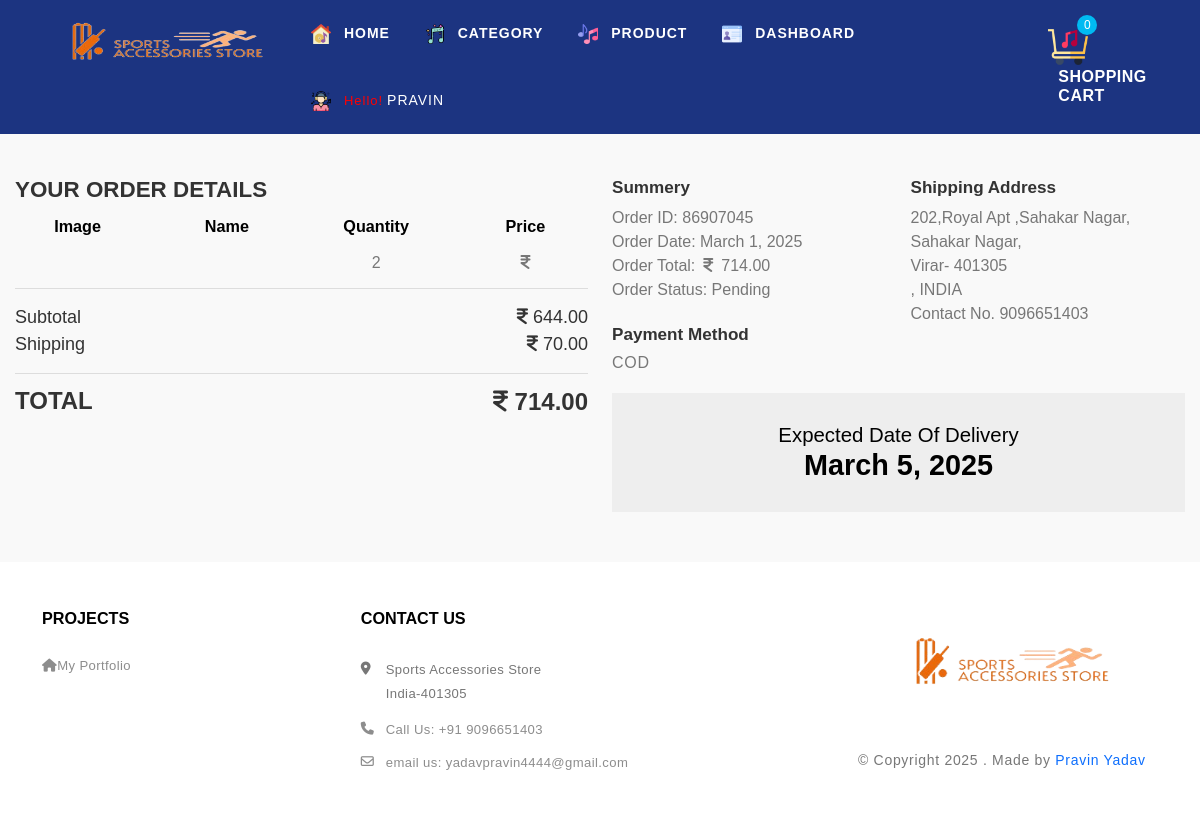
The app's page /user/order/8/0 (signed in) with its own data.
### User/models.py (models this page shows, shortened)
class Sub_bayModel(models.Model):
    order_id = models.ForeignKey(buyModel, on_delete=models.CASCADE)
    product_id = models.ForeignKey(productModel, on_delete=models.CASCADE, null=True)
    quantity = models.IntegerField(null=True)
    total = models.IntegerField(null=True)

class buyModel(models.Model):
    ORDER_STATUS_CHOICES = [
        ('pending', 'Pending'),
        ('shipped', 'Shipped'),
        ('out for delivery', 'Out for Delivery'),
        ('delivered', 'Delivered'),
    ]
    user_id = models.ForeignKey(A_User, on_delete=models.CASCADE, null=True)
    address_id = models.ForeignKey(addressModel, on_delete=models.CASCADE, null=True)
    payment_mode = models.CharField(max_length=50, null=True)
    order_date = models.DateField(blank=True, null=True)
    shipping_charge = models.IntegerField(null=True)
    total_quantity = models.IntegerField(null=True)
    total_amount = models.IntegerField(null=True)
    order_status = models.CharField(
        max_length=20,
        choices=ORDER_STATUS_CHOICES,
        default='pending',
        blank=True,
        null=True
    )
    transaction_id = models.CharField(max_length=30, blank=True, null=True)
    order_idd = models.IntegerField(null=True)

class addressModel(models.Model):
    phone_number = models.BigIntegerField(null=True)
    first_name = models.CharField(max_length=30, null=True)
    last_name = models.CharField(max_length=30, null=True)
    locality = models.TextField(null=True)
    user_id = models.ForeignKey(A_User, on_delete=models.CASCADE)
    street_address = models.TextField(null=True)
    state = models.ForeignKey(stateModel, on_delete=models.CASCADE, null=True, blank=True)
    city = models.CharField(max_length=30, null=True)
    country = models.CharField(max_length=30, null=True)
    pincode = models.IntegerField(null=True)

### User/views.py (the view)
# urls.py: path('order/<int:hid>/<int:sid>', myorder1),
def myorder1(request, hid, sid):
    if 'userid' in request.session:
        try:
            user2 = request.session.get('userid')
            count = cart_count(user2)
            user_obj2 = A_User.objects.get(id=user2)
            alldata = add_to_cart.objects.filter(user=user_obj2)
            total_price = cartdetail(alldata, user2)
            pro_list = Sub_bayModel.objects.filter(order_id=hid, order_id__user_id=user_obj2)
            order = buyModel.objects.get(id=hid, user_id=user_obj2)
            cart_product = [p for p in buyModel.objects.filter(id=hid, user_id=user_obj2)]
            order_date = date.today() + timedelta(days=4)
            ttotal_amount = []
            shipping_charge = 70
            for p in cart_product:
                total_amountt = p.total_amount
                ttotal_amount.append(total_amountt)
            subtotal = ttotal_amount[0] - shipping_charge
            data = {'cartt': alldata, 'total_price': total_price, 'cart_val': count, 'hid': hid, 'sid': sid,
                    'order_list': pro_list, 'order': order, 'subtotal': subtotal, 'order_date': order_date}
            return render(request, 'user/order-success.html', data)
        except:
            return redirect('/user/myorder/')
    else:
        messages.success(request, 'First You Need to Login')
        return redirect('/user/accounts/login/')

### User/views.py (called while the page is built)
def cart_count(user):
    user_obj2 = A_User.objects.get(id=user)
    alldata = add_to_cart.objects.filter(user=user_obj2)
    soo = alldata.count()
    return soo

def cartdetail(alldata, user2):
    if alldata.exists():
        cart_product = [p for p in add_to_cart.objects.all()
                        if p.user.id == user2]
        total_amount = []
        total_quantity = []
        if cart_product:
            for p in cart_product:
                temp_quantity = p.quantity
                total_quantity.append(temp_quantity)
                tempamount = (p.quantity * p.product_id.pro_price)
                total_amount.append(tempamount)
            summ = 0
            total_quan = 0
            for i in range(0, len(total_amount)):
                summ = summ + total_amount[i]
            for i in range(0, len(total_quantity)):
                total_quan = total_quan + total_quantity[i]
        shipping_charge = 70
        total_price = summ + shipping_charge
        return total_price, summ

### templates/user/order-success.html (shortened to what this page needs)
{% extends 'user/index.html' %}
{% load static %}
{% block content %}
<section class="section-big-py-space mt--5 b-g-light">
    <div class="custom-container">
        <div class="row">
            <div class="col-lg-6">
                <div class="product-order">
                    <h3>your order details</h3>
                    <div class="row mt-3" style="color: black; font-weight: bold; text-align: center;" >
                        <div class="col-3">
                            <h4>Image</h4>
                        </div>
                        <div class="col-3">
                            <h4>Name</h4>
                        </div>
                        <div class="col-3">
                            <h4>Quantity</h4>
                        </div>
                        <div class="col-3">
                            <h4>Price</h4>
                        </div>
                    </div>
                    {% for i in order_list %}
                        <div class="row product-order-detail text-center">
                            <div class="col-3">
                            </div>
                            <div class="col-3 oorder_detail">
                                    <h5>{{i.quantity}}</h5>
                            </div>
                            <div class="col-3 oorder_detail">
                                    <h5><i class="fa fa-inr" aria-hidden="true"></i> {{i.product_id.pro_price}}</h5>
                            </div>
                        </div>
                    {% endfor %}
                    <div class="total-sec">
                        <ul>
                            <li>subtotal <span><i class="fa fa-inr" aria-hidden="true"></i> {{subtotal}}.00</span></li>
                            <li>shipping <span><i class="fa fa-inr" aria-hidden="true"></i> {{order.shipping_charge}}.00</span></li>
                        </ul>
                    </div>
                    <div class="final-total">
                        <h3>total <span><i class="fa fa-inr" aria-hidden="true"></i> {{order.total_amount}}.00</span></h3></div>
                </div>
            </div>
            <div class="col-lg-6">
                <div class="row order-success-sec">
                    <div class="col-sm-6">
                        <h4>summery</h4>
                        <ul class="order-detail">
                            {% if order.payment_mode == 'COD' %}
                            <li>order ID: {{order.order_idd}}</li>
                            {% else %}
                                {% if sid == 1 %}
                                {% else %}
                                <li>Transaction ID:{{order.transaction_id}}</li>
                                {% endif %}
                            <li>order ID: {{order.order_idd}}</li>
                            {% endif %}
                            <li>Order Date: {{order.order_date}}</li>
                            <li>Order Total:
                                <span>
                                    <i class="fa fa-inr me-2 ms-2" aria-hidden="true"></i>
                                </span>
                                {{order.total_amount}}.00</li>
                            {% if i.order_status == 'pending' %}
                            {% else %}
                                <li>Order Status:
                                    {{order.order_status}}
                                </li>
                            {% endif %}
                        </ul>
                    </div>
                    <div class="col-sm-6">
                        <h4>shipping address</h4>
                        <ul class="order-detail">
                            <li>{{order.address_id.street_address}},</li>
                            <li>{{order.address_id.locality}},</li>
                            <li>{{order.address_id.city}}- {{order.address_id.pincode}}</li>
                            <li>{{order.address_id.state}}, {{order.address_id.country}}</li>
                            <li>Contact No. {{order.address_id.phone_number}}</li>
                        </ul>
                    </div>
                    <div class="col-sm-12 payment-mode">
                        <h4>payment method</h4>
                        <p>{{order.payment_mode}}</p>
                    </div>
                    {% if order.order_status == 'pending' %}
                        <div class="col-md-12">
                            <div class="delivery-sec">
                                <h3>expected date of delivery</h3>
                                <h2>{{order_date}}</h2>
                            </div>
                        </div>
                    {% endif %}
                </div>
            </div>
        </div>
    </div>
</section>
{% endblock %}

### templates/user/index.html (style rules this page uses)
.oorder_detail { align-self: center; }
.oorder_detail h5 { text-transform: capitalize; margin-bottom: 0; font-weight: 500; }

### records on screen
Sub_bayModel: quantity "2"
buyModel: shipping_charge "70", total_amount "714", order_idd "86907045", order_date "March 1, 2025", order_status "Pending", address_id.street_address "202,royal Apt ,sahakar Nagar", address_id.locality "Sahakar Nagar", address_id.city "Virar", address_id.pincode "401305", address_id.country "INDIA", address_id.phone_number "9096651403", payment_mode "COD"

### other values on screen
{{ request.session.username }} "PRAVIN"
{{ cart_val }} "0"
{{ subtotal }} "644"
